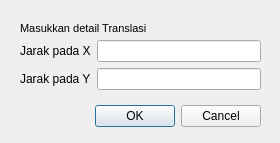
<?xml version="1.0" encoding="UTF-8"?>
<ui version="4.0">
 <class>Dialog</class>
 <widget class="QDialog" name="Dialog">
  <property name="geometry">
   <rect>
    <x>0</x>
    <y>0</y>
    <width>280</width>
    <height>143</height>
   </rect>
  </property>
  <property name="windowTitle">
   <string>Dialog</string>
  </property>
  <widget class="QDialogButtonBox" name="buttonBox">
   <property name="geometry">
    <rect>
     <x>40</x>
     <y>100</y>
     <width>221</width>
     <height>32</height>
    </rect>
   </property>
   <property name="font">
    <font>
     <family>Microsoft YaHei UI</family>
    </font>
   </property>
   <property name="orientation">
    <enum>Qt::Horizontal</enum>
   </property>
   <property name="standardButtons">
    <set>QDialogButtonBox::Cancel|QDialogButtonBox::Ok</set>
   </property>
  </widget>
  <widget class="QWidget" name="formLayoutWidget_2">
   <property name="geometry">
    <rect>
     <x>20</x>
     <y>40</y>
     <width>241</width>
     <height>61</height>
    </rect>
   </property>
   <layout class="QFormLayout" name="formLayout_2">
    <item row="0" column="0">
     <widget class="QLabel" name="lbXDist">
      <property name="font">
       <font>
        <family>Microsoft YaHei UI</family>
       </font>
      </property>
      <property name="text">
       <string>Jarak pada X</string>
      </property>
     </widget>
    </item>
    <item row="0" column="1">
     <widget class="QLineEdit" name="inputJarakX"/>
    </item>
    <item row="1" column="0">
     <widget class="QLabel" name="lbYDist">
      <property name="font">
       <font>
        <family>Microsoft YaHei UI</family>
       </font>
      </property>
      <property name="text">
       <string>Jarak pada Y</string>
      </property>
     </widget>
    </item>
    <item row="1" column="1">
     <widget class="QLineEdit" name="inputJarakY"/>
    </item>
   </layout>
  </widget>
  <widget class="QLabel" name="lbTranslationInstruction">
   <property name="geometry">
    <rect>
     <x>20</x>
     <y>20</y>
     <width>151</width>
     <height>16</height>
    </rect>
   </property>
   <property name="font">
    <font>
     <family>Microsoft YaHei UI</family>
     <pointsize>8</pointsize>
    </font>
   </property>
   <property name="text">
    <string>Masukkan detail Translasi</string>
   </property>
  </widget>
 </widget>
 <resources/>
 <connections>
  <connection>
   <sender>buttonBox</sender>
   <signal>accepted()</signal>
   <receiver>Dialog</receiver>
   <slot>accept()</slot>
   <hints>
    <hint type="sourcelabel">
     <x>248</x>
     <y>254</y>
    </hint>
    <hint type="destinationlabel">
     <x>157</x>
     <y>274</y>
    </hint>
   </hints>
  </connection>
  <connection>
   <sender>buttonBox</sender>
   <signal>rejected()</signal>
   <receiver>Dialog</receiver>
   <slot>reject()</slot>
   <hints>
    <hint type="sourcelabel">
     <x>316</x>
     <y>260</y>
    </hint>
    <hint type="destinationlabel">
     <x>286</x>
     <y>274</y>
    </hint>
   </hints>
  </connection>
 </connections>
</ui>
